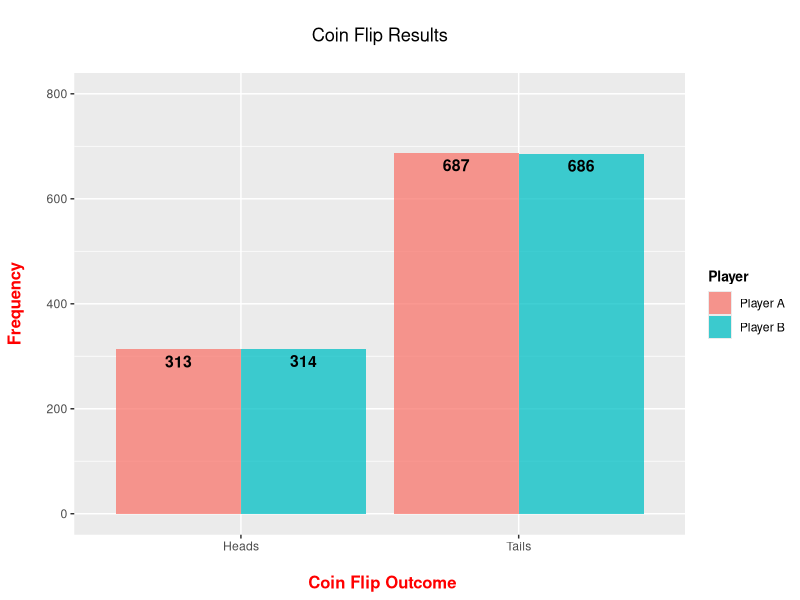
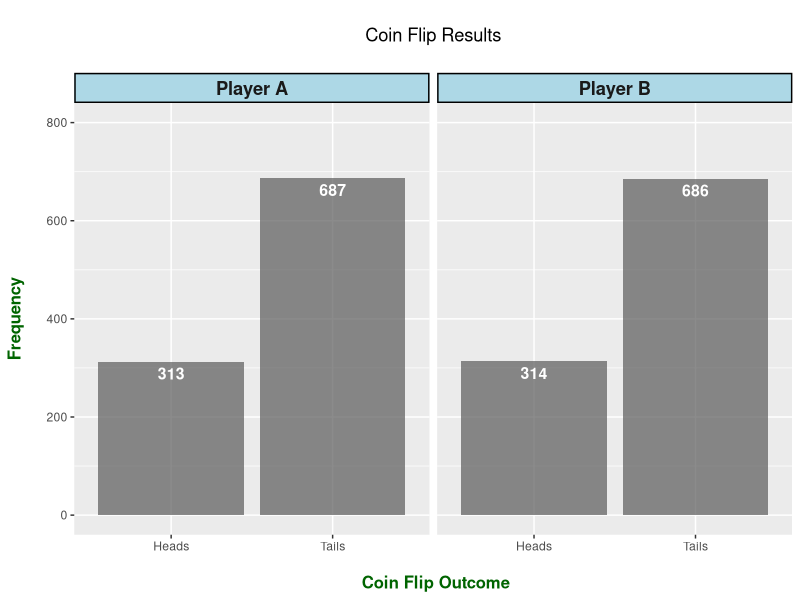

The R source for these figures, in order:
## ---- chunk 1
library("ggplot2")
## ---- chunk 2
# Flip a unfair coin 1000 times 

flip_results_A <- sample(c("Heads", "Tails"), size = 1000, replace = TRUE, prob = c(0.3, 0.7))
flip_results_B <- sample(c("Heads", "Tails"), size = 1000, replace = TRUE, prob = c(0.3, 0.7))
## ---- chunk 3
# Get counts of the die rolls:

table(flip_results_A) ; table(flip_results_B)
## ---- chunk 4
# Merge the results from Player A and Player B together:
# Format: Player A | Player A flip results (1000 rows)
# Player B | Player B flip results (1000 rows)

column1 <- c(rep("Player A", 1000), rep("Player B", 1000))
column2 <- c(flip_results_A, flip_results_B)

outcome_data <- cbind(column1, column2)

flip_results <- data.frame(Player = factor(column1, levels = c("Player A", "Player B")),
                Result = column2)

# A peek of the merged data:
head(flip_results); tail(flip_results)
 
## ---- chunk 5
table(flip_results)

# The two by two table into a data frame for plotting:

results <- data.frame(table(flip_results))
## ---- chunk 6
# Plotting side by side bar graphs:

# http://www.cookbook-r.com/Graphs/Bar_and_line_graphs_(ggplot2)/
# R Graphics Cookbook by Winston Chang Reference
# Result of heads or tails in x = axis, Counts as y axis, diff colours for each player.
# Put labels:

ggplot(data = results, aes(x = Result, y = Freq, fill = Player)) +
  geom_bar(stat = "identity", position = position_dodge(), alpha = 0.75)  +
  ylim(0,800) +
  geom_text(aes(label = Freq), fontface = "bold", vjust = 1.5,
             position = position_dodge(.9), size = 4) +
  labs(x = "\n Coin Flip Outcome", y = "Frequency\n", title = "\n Coin Flip Results \n") +
  theme(plot.title = element_text(hjust = 0.5), 
        axis.title.x = element_text(face="bold", colour="red", size = 12),
        axis.title.y = element_text(face="bold", colour="red", size = 12),
        legend.title = element_text(face="bold", size = 10))
## ---- chunk 7
# Facet_grid:

ggplot(data = results, aes(x = Result, y = Freq)) +
  geom_bar(stat = "identity", alpha = 0.7) +
  facet_grid(. ~Player)  +
  ylim(0,800) +
  geom_text(aes(label = Freq), fontface = "bold", vjust = 1.5, colour = "white", size = 4) +
  labs(x = "\n Coin Flip Outcome", y = "Frequency\n", title = "\n Coin Flip Results \n") +
  theme(plot.title = element_text(hjust = 0.5), 
        axis.title.x = element_text(face="bold", colour="darkgreen", size = 12),
        axis.title.y = element_text(face="bold", colour="darkgreen", size = 12),
        legend.title = element_text(face="bold", size = 10),
        strip.background = element_rect(fill="lightblue", colour="black", size=1),
        strip.text = element_text(face="bold", size=rel(1.2)))
